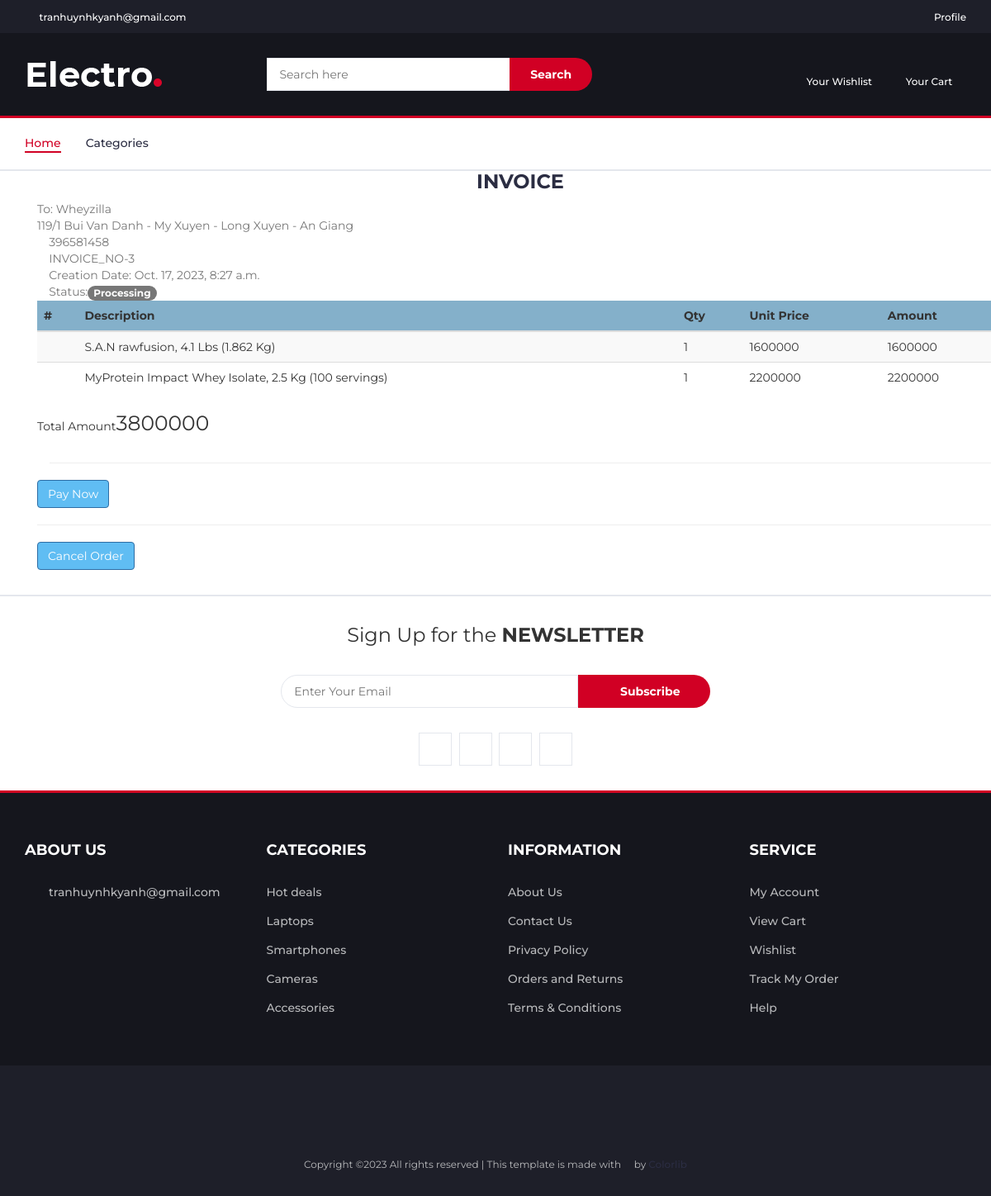
Page /order-detail/INVOICE_NO-3 (signed in) on the committed database.
### userauth/models.py (models this page shows, shortened)
class User(AbstractUser):
    username = models.CharField(max_length=100)
    email = models.EmailField(unique=True)
    image = models.ImageField(upload_to=user_directory_path,null=True,default="none.jpg")
    USERNAME_FIELD = "email"
    REQUIRED_FIELDS = ['username']

### core/models.py (models this page shows, shortened)
class Order(models.Model):
    invoice_no = models.CharField(max_length=200)
    user = models.ForeignKey(User,on_delete=models.CASCADE)
    price = models.PositiveBigIntegerField(default=2000)
    paid_status = models.BooleanField(default=False)
    order_date = models.DateTimeField(auto_now_add=True)
    product_status = models.TextField(choices=STATUS_CHOICE,max_length=30)
    destination = models.ForeignKey(Address,on_delete=models.CASCADE)
    image = models.ImageField(max_length=200,null=True)
    class Meta:
        verbose_name_plural = "Orders"

class Address(models.Model):
    user = models.ForeignKey(User,on_delete=models.SET_NULL,null=True)
    address = models.CharField(max_length=100,null=True)
    phone = models.BigIntegerField(null=True)
    status = models.BooleanField(default=False)
    class Meta:
        verbose_name_plural = "Address"

class OrderItems(models.Model):
    order = models.ForeignKey(Order,on_delete=models.CASCADE)
    item = models.ForeignKey(Product,on_delete=models.CASCADE)
    image = models.ImageField(max_length=200)
    quantity = models.IntegerField(default=1)
    price = models.PositiveBigIntegerField(default=2000)
    total = models.PositiveBigIntegerField(default=2000)
    class Meta:
        verbose_name_plural = "Order Items"

class Product(models.Model):
    pid =  ShortUUIDField(unique = True,length = 10,max_length=20,prefix="pro",alphabet="abcdefgh123456")
    title = models.CharField(max_length=100,default="MSI Laptop")
    category = models.ForeignKey(Category,on_delete=models.SET_NULL,null=True,db_constraint=False)
    image = models.ImageField(upload_to=user_directory_path,default="MSILaptop.jpg",null=True)
    description = models.CharField(blank=True,default="This is the product",max_length=300)
    price = models.PositiveBigIntegerField(default=2000,null=True)
    old_price = models.PositiveBigIntegerField(default=3000,null=True)
    specifications = models.TextField(null=True,blank=True)
    tags = models.ManyToManyField(Tag)
    product_status = models.TextField(choices=STATUS,max_length=10,default="Draft",null=True)
    status = models.BooleanField(default=True)
    in_stock = models.BooleanField(default=True)
    featured = models.BooleanField(default=True)
    digital = models.BooleanField(default=True)
    sku = ShortUUIDField(unique = True,length = 4,max_length=20,prefix="sku",alphabet="1234567890")
    vendor = models.ForeignKey(Vendor,on_delete=models.CASCADE,null=True)
    image_url = models.URLField(null=True)
    autocomplete_fields = ["title"]
    class Meta:
        verbose_name_plural = "Products"

### core/views.py (the view)
# urls.py: path("order-detail/<invoice>",OrderDetailView,name="order-detail"),
@login_required
def OrderDetailView(request,invoice):
    order = Order.objects.get(invoice_no = invoice)
    order_items = OrderItems.objects.filter(order=order).all()
    context = {
        "order":order,
        "order_items":order_items,
    }
    return render(request,"payment-completed.html",context)

### templates/payment-completed.html (shortened to what this page needs)
{%extends "index.html"%}
{%block body%}
<div class = "container">
    <div class="card">
        <div class="card-body">
        <div class="container mb-5 mt-3">
            <div class="container">
            <div class="col-md-12">
                <div class="text-center">
               <h3>INVOICE</h3>
                </div>
            </div>
            <div class="row">
                <div class="col-xl-8">
                <ul class="list-unstyled">
                    <li class="text-muted">To: {{request.user.first_name}}</li>
                    <li class="text-muted">{{order.destination.address}}</li>
                    <li class="text-muted"><i class="fas fa-phone"></i> {{order.destination.phone}}</li>
                </ul>
                </div>
                <div class="col-xl-4">
                <ul class="list-unstyled">
                    <li class="text-muted"><i class="fas fa-circle" style="color:#84B0CA ;"></i> {{order.invoice_no}}</li>
                    <li class="text-muted"><i class="fas fa-circle" style="color:#84B0CA ;"></i> <span
                        class="fw-bold">Creation Date: </span>{{order.order_date}}</li>
                    <li class="text-muted"><i class="fas fa-circle" style="color:#84B0CA ;"></i> <span
                        class="me-1 fw-bold">Status:</span><span class="badge bg-warning text-black fw-bold">
                        {{order.product_status}}</span></li>
                </ul>
                </div>
            </div>
            <div class="row my-2 mx-1 justify-content-center">
                <table class="table table-striped table-borderless">
                <thead style="background-color:#84B0CA ;" class="text-white">
                    <tr>
                    <th scope="col">#</th>
                    <th scope="col">Description</th>
                    <th scope="col">Qty</th>
                    <th scope="col">Unit Price</th>
                    <th scope="col">Amount</th>
                    </tr>
                </thead>
                <tbody>
                    {%for item in order_items%}
                    <tr>
                    <th scope="row"></th>
                    <td>{{item.item.title}}</td>
                    <td>{{item.quantity}}</td>
                    <td>{{item.price}}</td>
                    <td>{{item.total}}</td>
                    </tr>
                    {%endfor%}
                </tbody>
                </table>
            </div>
            <div class="row">
                <div class="col-xl-3">
                <p class="text-black float-start"><span class="text-black me-3"> Total Amount</span><span
                    style="font-size: 25px;">{{order.price}}</span></p>
                </div>
            </div>
            <hr>
            <div class="row">
                <div class="col-xl-2">
                {%if not order.paid_status%}
                    <button type="button" class="btn btn-primary text-capitalize"
                        style="background-color:#60bdf3 ;">Pay Now</button>
                {%else%}
                    <div class="col-xl-10">
                        <p>Thank you for your purchase</p>
                        </div>
                {%endif%}
                <hr>
                {%if order.product_status == "Processing" %}
                    <a id="confirm-delete" href="{%url 'delete-order' order.invoice_no %}" onclick="return confirm('Are you sure you want to delete this?')" class="btn btn-primary text-capitalize"
                        style="background-color:#60bdf3 ;">Cancel Order</a>
                {%endif%}
                </div>
            </div>
            </div>
        </div>
        </div>
    </div>
</div>
{%endblock body%}

### static/css/style.css (style rules this page uses)
body { font-family: 'Montserrat', sans-serif; font-weight: 400; color: #333; }
h1, h2, h3, h4, h5, h6 { color: #2B2D42; font-weight: 700; margin: 0 0 10px; }
a { color: #2B2D42; font-weight: 500; -webkit-transition: 0.2s color; transition: 0.2s color; }
ul, ol { margin: 0; padding: 0; list-style: none }

### rows in the picture
User: user.first_name "Wheyzilla"
Order: destination.address "119/1 Bui Van Danh - My Xuyen - Long Xuyen - An Giang", destination.phone "396581458", invoice_no "INVOICE_NO-3", order_date "Oct. 17, 2023, 8:27 a.m.", product_status "Processing", price "3800000"
OrderItems: item "S.A.N rawfusion, 4.1 Lbs (1.862 Kg)", quantity "1", price "1600000", total "1600000"
OrderItems: item "MyProtein Impact Whey Isolate, 2.5 Kg (100 servings)", quantity "1", price "2200000", total "2200000"
